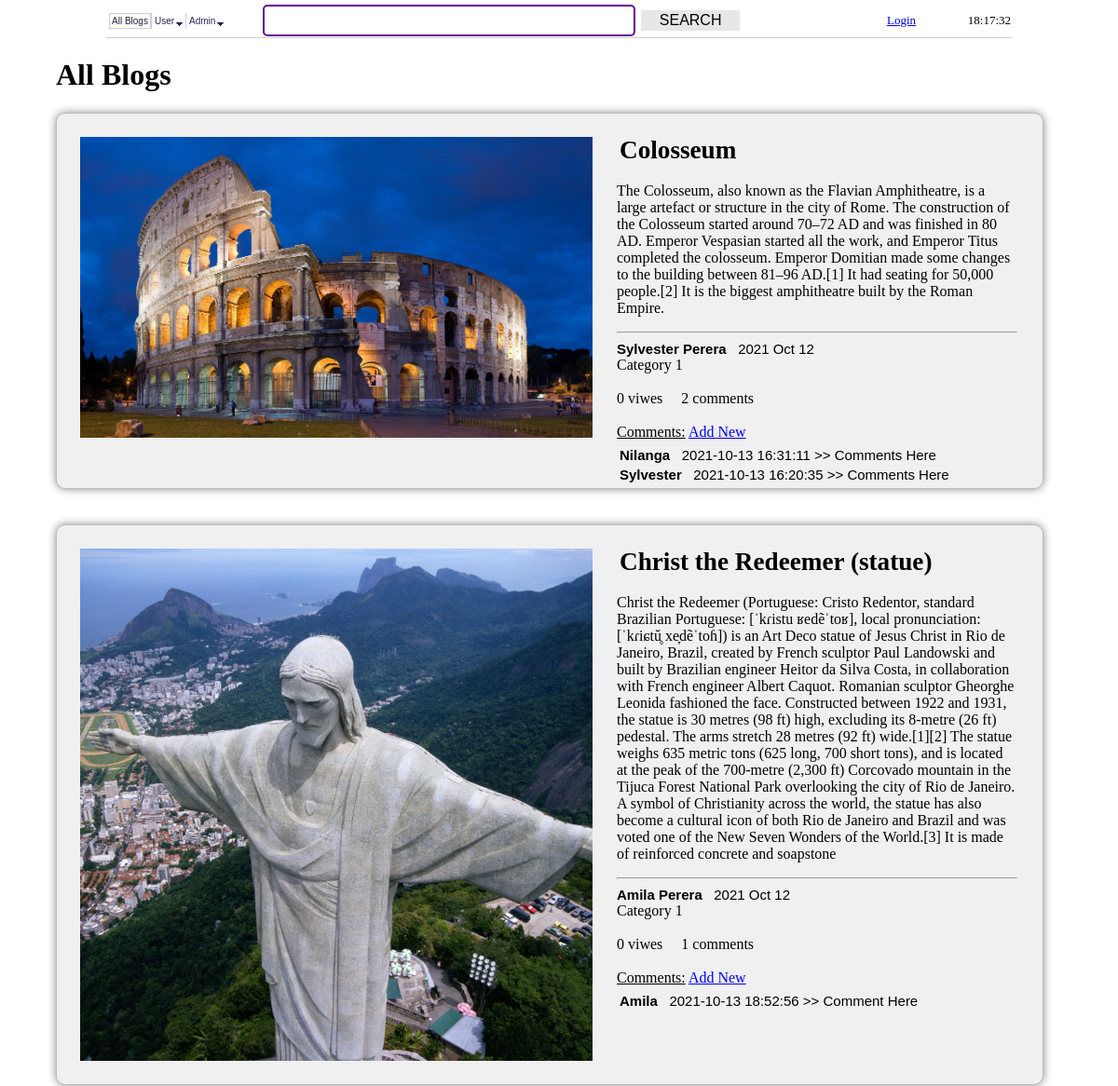
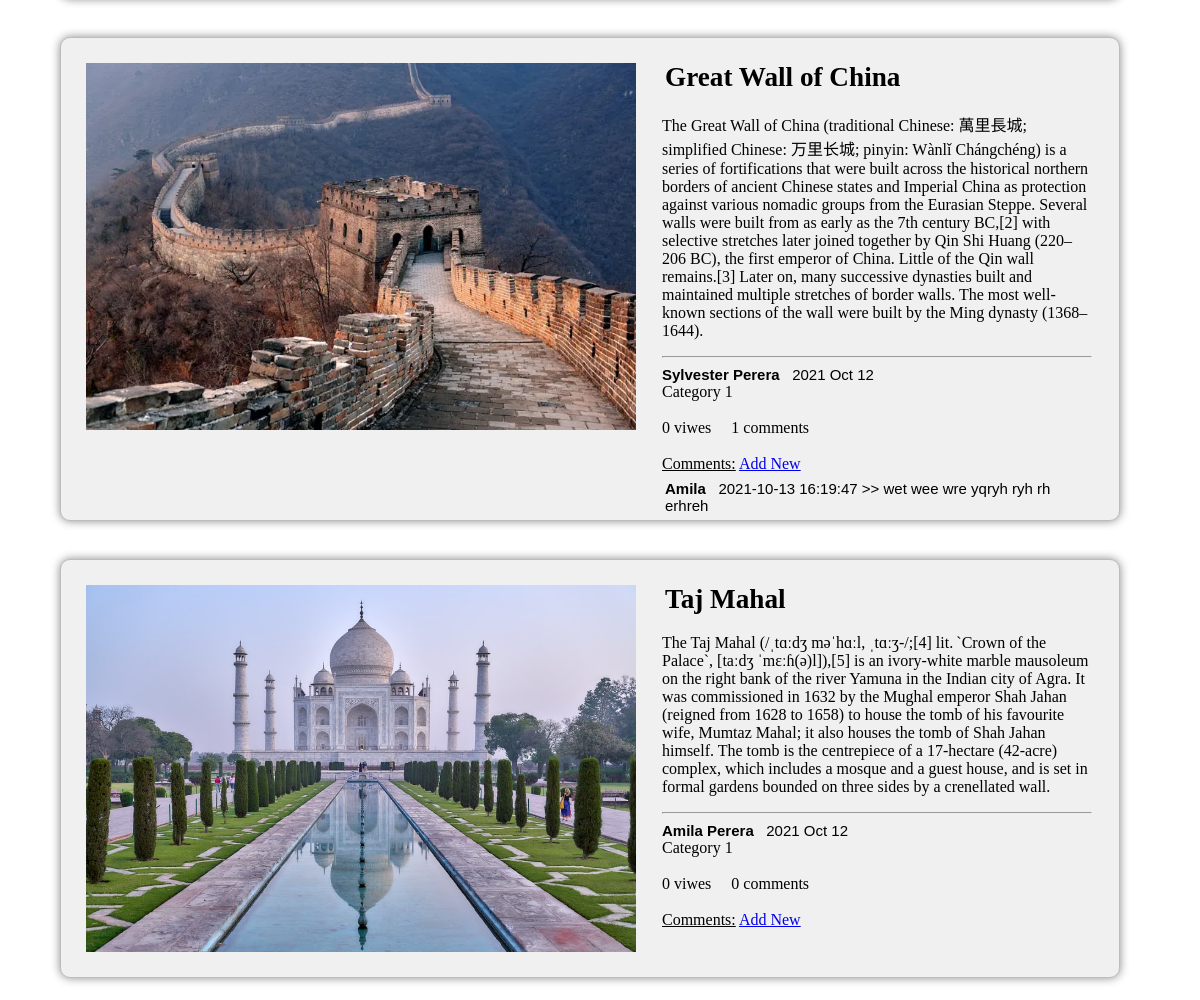
The page / on the database its author committed (2 pictures, top to bottom).
### tables this page shows
CREATE TABLE `myblogs` (
  `blog_id` int NOT NULL,
  `blog_usdid` int NOT NULL,
  `blog_header` varchar(500) NOT NULL,
  `blog_des` text NOT NULL,
  `blog_createddt` date NOT NULL,
  `blog_views` int NOT NULL,
  `blog_category` int NOT NULL
);

CREATE TABLE `comments` (
  `comid` int NOT NULL,
  `comblogid` int NOT NULL,
  `comusdid` int NOT NULL,
  `comddt` datetime NOT NULL,
  `comdes` text NOT NULL
);

CREATE TABLE `usdmast` (
  `usdid` int NOT NULL,
  `usdnam` varchar(200) NOT NULL,
  `usdfnam` varchar(200) NOT NULL,
  `usdlnam` varchar(200) NOT NULL,
  `usdemail` varchar(200) NOT NULL,
  `usdpsw` varchar(200) NOT NULL,
  `usdadmin` varchar(5) NOT NULL
);

### index.php (called while the page is built)
<?php
    include_once("application/controller/IndexController.php");
    $controller = new IndexController();
    $controller->invoke("home");
?>

### application/model/blogmast.php (called while the page is built, shortened)
<?php
class blogmast{
    public function getBlogs($seloption){
        $selsql = "";
        $sql = "select blog_id,blog_usdid,blog_header,blog_des,blog_views,blog_category,
                cat_des,usdfnam,usdlnam,count(comblogid) totcom, DATE_FORMAT(blog_createddt,'%Y %b %d') AS ddt from myblogs
                left join blogcategory on blog_category=cat_id
                left join usdmast on blog_usdid=usdid
                left join comments on blog_id=comblogid $selsql group by blog_id  order by blog_id DESC";
        $dbcon = new DB();
        $result = $dbcon->query($sql);
		$list = new ArrayObject();
		if (!is_bool($result) && $result->rowCount() > 0) {
			while ($row = $result->fetch()) {
				$obj = new blogmast();
                $obj->blog_id     = $row["blog_id"];
                $obj->blog_usdid  = $row["blog_usdid"];
                $obj->blog_header = $row["blog_header"];
                $obj->blog_des    = $row["blog_des"];
                $obj->blog_createddt = $row["ddt"];
                $obj->blog_views  = $row["blog_views"];
                $obj->blog_category = $row["blog_category"];
                $obj->blog_catdes = $row["cat_des"];
                $obj->blog_usdfnam = $row["usdfnam"];
                $obj->blog_usdlnam = $row["usdlnam"];
                $obj->blog_totcom = $row["totcom"];
                if (!file_exists('uploads/'.$obj->blog_id.".jpg")) $obj->blog_image = 'uploads/noimage.jpg';
                else $obj->blog_image = 'uploads/'.$obj->blog_id.".jpg";
                $obj->blog_comment = new ArrayObject();
                $obj->blog_comment = $this->getComments($obj->blog_id);
                $list[$obj->blog_id] = $obj;
            }
        }
        return $list;
    }
    public function getComments($blog_id){
        $sql = "select *,DATE_FORMAT(comddt,'%b %d') AS ddt from comments
        left join usdmast on comusdid = usdid
        WHERE
        comblogid = '$blog_id' order by comid DESC";
        $dbcon = new DB();
        $result = $dbcon->query($sql);
        $list = new ArrayObject();
        if (!is_bool($result) && $result->rowCount() > 0) {
            while ($row = $result->fetch()) {
                $comm = new blogmast();
                $comm->comid = $row["comid"];
                $comm->usdid = $row["comusdid"];
                $comm->usdfnam = $row["usdfnam"];
                $comm->ddt = $row["comddt"];
                $comm->des = $row["comdes"];
                $list[$comm->comid] = $comm;
            }
        }
        return $list;
    }
}

### application/view/view_index.php (the view, shortened to what this page needs)
<html>
    <head>
    <link rel='stylesheet' href='css/ncss.css' />
    </head>
<body onload="showClock()">
<?php include 'menu-data.php';?>
<h1>All Blogs</h1>
<?php
    foreach ($data["blogs"] as $blogs):
?>
<div class="post-container">
    <table border=0 width="100%">
        <tr>
            <td style="vertical-align:top" width="550">
                <div class="post-thumb"><img width="550" src="<?php echo $blogs->blog_image?>" /></div>
            </td>
            <td style="vertical-align:top">
                <div width="100%">
                    <br>
                        <table border=0 width="100%">
                            <tr>
                                <td class="post-title" style="vertical-align: bottom;"><?php echo $blogs->blog_header;?></td>
                            </tr>
                        </table>
                    <p><?php echo $blogs->blog_des?></p>
                </div>
                <hr>
                <div class="post-user">
                    <b><?php echo $blogs->blog_usdfnam." ".$blogs->blog_usdlnam?></b>
                    &nbsp;&nbsp;<?php echo $blogs->blog_createddt?>
                </div>
                <div>Category 1</div>
                <br>
                <?php echo $blogs->blog_views?> viwes &nbsp;&nbsp;&nbsp; <?php echo $blogs->blog_totcom?> comments
                <br><br>
                <u>Comments:</u> <a href="javascript:popupComment(<?php echo $blogs->blog_id?>)">Add New</a>
                <table id="tblCom_<?php echo $blogs->blog_id?>">
                    <tr>
                        <td>
                        <?php
                            foreach ($blogs->blog_comment as $comm):
                        ?>
                            <tr>
                                <td>
                                    <div class="post-user">
                                    <b><?php echo $comm->usdfnam?></b>
                                        &nbsp;&nbsp;<?php echo $comm->ddt?> >>
                                        <?php echo $comm->des?> &nbsp;&nbsp;
                                    </div>
                                </td>
                            </tr>
                            <?php
                                endforeach
                            ?>
                        </td>
                    </tr>
                </table>
            </td>
            <td width="20">&nbsp;</td>
        </tr>
    </table>
</div>
<br>
<?php
    endforeach
?>
</body>
</html>

### application/controller/IndexController.php (shortened to what this page needs)
<?php
include_once("application/model/blogmast.php");
class IndexController
{
    public $view;
    public function invoke($view)
    {
        if(!isset($this->view)) $this->view = $view;
        if($this->view=="home"){
            $obj = new blogmast();
            $seloption = "all";
            $data["blogs"] = $obj->getBlogs($seloption);
        }
        switch ($this->view) {
            default:
			case "home":
                include 'application/view/view_index.php';
                break;
        }
    }
}

### menu-data.php (shortened to what this page needs)
<table width=90% class="mmTABLE" align="center">
<tr><td>
<ul id="Menu1" class="MM">
  <li><a href="index.php">All Blogs</a></li>
  <li><a href="javascript://">User</a>
  </li>
  <li><a href="javascript://">Admin</a>
  </li>
</ul>
</td>
<td><input type="text" class="ip2" id="search" name="search"/> <input type="button" class="button_sm button4" onclick="getSearch()" value="SEARCH"></td>
<?php
  $str = "";
  if(isset($_SESSION["username"])) echo "<td align=\"right\"><font size=\"2\">Hi $str ".$_SESSION["username"]."
                                                <a href=\"index.php?Logout\">Logout</a></font></td>";
  else echo "<td align=\"right\"><font size=\"2\"><a href=\"javascript://\" onclick=\"popupLogin()\">Login</a></font></td>";
?>
<td align="right" width="100"><font size="2"><div id="ClockShow"></div></font></td>
</tr></table>

### css/ncss.css (style rules this page uses)
.button_sm { background-color: #4CAF50; border: none; color: white; padding: 2px 20px; text-align: center; text-decoration: none; display: inline-block; font-size: 16px; margin: 4px 2px; cursor: pointer; }
.button4 { background-color: #e7e7e7; color: black; }
.post-container { margin: 20px 20px 0 0; border: 1px solid rgb(190, 188, 188); overflow: auto; border-radius: 10px; background:rgb(240,240,240); box-shadow: 0px 0px 10px 0px rgb(141, 139, 139); }
.post-thumb { float: left; padding: 22px; }
.post-thumb img { display: block }
.post-title { font-weight: bold; font-size: 170% }
.post-user { font-family: Arial, Tahoma, Helvetica, sans-serif; font-size:15px }
.ip2 { border-radius: 5px; border: 2px solid #609; padding: 15px; width: 400px; height: 15px; }
BODY { width:90%; margin:4 auto; }

### menu-data.php (style rules this page uses)
.mmTABLE { border-width: 0px 0px 1px 0px; border-spacing: 0px; border-style: solid; border-color:#cccccc; }

### rows shown on the page
myblogs: shows a picture, blog_header "Colosseum", blog_des "The Colosseum, also known as the Flavian Amphitheatre, is a large artefact or structure in the city of Rome. The construction of the Colosseum started around 70–72 AD and was finished in 80 AD. Emperor Vespasian started all the work, and Emperor Titus completed the colosseum. Emperor Domitian made some changes to the building between 81–96 AD.[1] It had seating for 50,000 people.[2] It is the biggest amphitheatre built by the Roman Empire.", blog_usdfnam "Sylvester", blog_usdlnam "Perera", blog_createddt "2021 Oct 12", blog_views "0", blog_totcom "2"
comments: usdmast.usdfnam "Nilanga", comddt "2021-10-13 16:31:11", comdes "Comments Here"
comments: usdmast.usdfnam "Sylvester", comddt "2021-10-13 16:20:35", comdes "Comments Here"
myblogs: shows a picture, blog_header "Christ the Redeemer (statue)", blog_des "Christ the Redeemer (Portuguese: Cristo Redentor, standard Brazilian Portuguese: [ˈkɾistu ʁedẽˈtoʁ], local pronunciation: [ˈkɾiɕtŭ̥ xe̞dẽˈtoɦ]) is an Art Deco statue of Jesus Christ in Rio de Janeiro, Brazil, created by French sculptor Paul Landowski and built by Brazilian engineer Heitor da Silva Costa, in collaboration with French engineer Albert Caquot. Romanian sculptor Gheorghe Leonida fashioned the face. Constructed between 1922 and 1931, the statue is 30 metres (98 ft) high, excluding its 8-metre (26 ft) pedestal. The arms stretch 28 metres (92 ft) wide.[1][2] The statue weighs 635 metric tons (625 long, 700 short tons), and is located at the peak of the 700-metre (2,300 ft)…", blog_usdfnam "Amila", blog_usdlnam "Perera", blog_createddt "2021 Oct 12", blog_views "0", blog_totcom "1"
comments: usdmast.usdfnam "Amila", comddt "2021-10-13 18:52:56", comdes "Comment Here"
myblogs: shows a picture, blog_header "Great Wall of China", blog_des "The Great Wall of China (traditional Chinese: 萬里長城; simplified Chinese: 万里长城; pinyin: Wànlǐ Chángchéng) is a series of fortifications that were built across the historical northern borders of ancient Chinese states and Imperial China as protection against various nomadic groups from the Eurasian Steppe. Several walls were built from as early as the 7th century BC,[2] with selective stretches later joined together by Qin Shi Huang (220–206 BC), the first emperor of China. Little of the Qin wall remains.[3] Later on, many successive dynasties built and maintained multiple stretches of border walls. The most well-known sections of the wall were built by the Ming dynasty (1368–1644).", blog_usdfnam "Sylvester", blog_usdlnam "Perera", blog_createddt "2021 Oct 12", blog_views "0", blog_totcom "1"
comments: usdmast.usdfnam "Amila", comddt "2021-10-13 16:19:47", comdes "wet wee wre yqryh ryh rh erhreh"
myblogs: shows a picture, blog_header "Taj Mahal", blog_des "The Taj Mahal (/ˌtɑːdʒ məˈhɑːl, ˌtɑːʒ-/;[4] lit. `Crown of the Palace`, [taːdʒ ˈmɛːɦ(ə)l]),[5] is an ivory-white marble mausoleum on the right bank of the river Yamuna in the Indian city of Agra. It was commissioned in 1632 by the Mughal emperor Shah Jahan (reigned from 1628 to 1658) to house the tomb of his favourite wife, Mumtaz Mahal; it also houses the tomb of Shah Jahan himself. The tomb is the centrepiece of a 17-hectare (42-acre) complex, which includes a mosque and a guest house, and is set in formal gardens bounded on three sides by a crenellated wall.", blog_usdfnam "Amila", blog_usdlnam "Perera", blog_createddt "2021 Oct 12", blog_views "0", blog_totcom "0"
